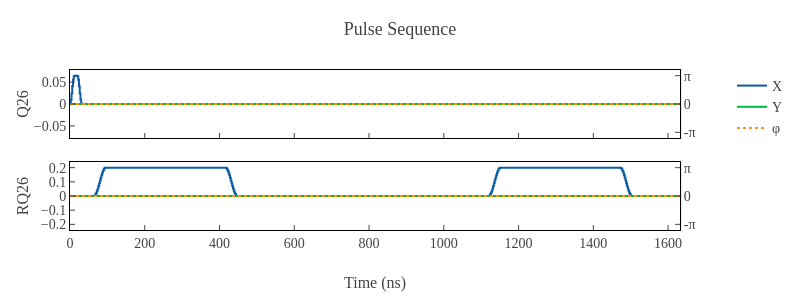

Write notebook code for a chart like this one.
### Code cell
sequence.plot()

### Figure 1 — Plotly figure (JSON) as saved in the notebook; plotly's stock layout.template omitted (floating-point values rounded to 4 significant figures; data arrays with more than 128 entries replaced by an {"elided": "..."} marker saying what was removed)
{"data": [{"line": {"color": "#0C5DA5", "shape": "hv"}, "mode": "lines", "name": "X", "showlegend": true, "type": "scatter", "x": {"elided": "817 float values"}, "xaxis": "x", "y": {"elided": "817 float values"}, "yaxis": "y"}, {"line": {"color": "#00B945", "shape": "hv"}, "mode": "lines", "name": "Y", "showlegend": true, "type": "scatter", "x": {"elided": "817 float values"}, "xaxis": "x", "y": {"elided": "817 float values"}, "yaxis": "y"}, {"line": {"color": "#FF9500", "dash": "dot", "shape": "hv"}, "mode": "lines", "name": "φ", "showlegend": true, "type": "scatter", "x": {"elided": "817 float values"}, "xaxis": "x", "y": {"elided": "817 float values"}, "yaxis": "y2"}, {"line": {"color": "#0C5DA5", "shape": "hv"}, "mode": "lines", "name": "X", "showlegend": false, "type": "scatter", "x": {"elided": "817 float values"}, "xaxis": "x2", "y": {"elided": "817 float values"}, "yaxis": "y3"}, {"line": {"color": "#00B945", "shape": "hv"}, "mode": "lines", "name": "Y", "showlegend": false, "type": "scatter", "x": {"elided": "817 float values"}, "xaxis": "x2", "y": {"elided": "817 float values"}, "yaxis": "y3"}, {"line": {"color": "#FF9500", "dash": "dot", "shape": "hv"}, "mode": "lines", "name": "φ", "showlegend": false, "type": "scatter", "x": {"elided": "817 float values"}, "xaxis": "x2", "y": {"elided": "817 float values"}, "yaxis": "y4"}], "layout": {"height": 300, "title": {"text": "Pulse Sequence"}, "width": 800, "xaxis": {"anchor": "y", "domain": [0, 0.94], "matches": "x2", "showticklabels": false}, "xaxis2": {"anchor": "y3", "domain": [0, 0.94], "title": {"text": "Time (ns)"}}, "yaxis": {"anchor": "x", "domain": [0.575, 1], "range": [-0.07765, 0.07765], "title": {"text": "Q26"}}, "yaxis2": {"anchor": "x", "overlaying": "y", "range": [-3.77, 3.77], "side": "right", "ticktext": ["-π", "0", "π"], "tickvals": [-3.142, 0, 3.142]}, "yaxis3": {"anchor": "x2", "domain": [0, 0.425], "range": [-0.24, 0.24], "title": {"text": "RQ26"}}, "yaxis4": {"anchor": "x2", "overlaying": "y3", "range": [-3.77, 3.77], "side": "right", "ticktext": ["-π", "0", "π"], "tickvals": [-3.142, 0, 3.142]}}}
